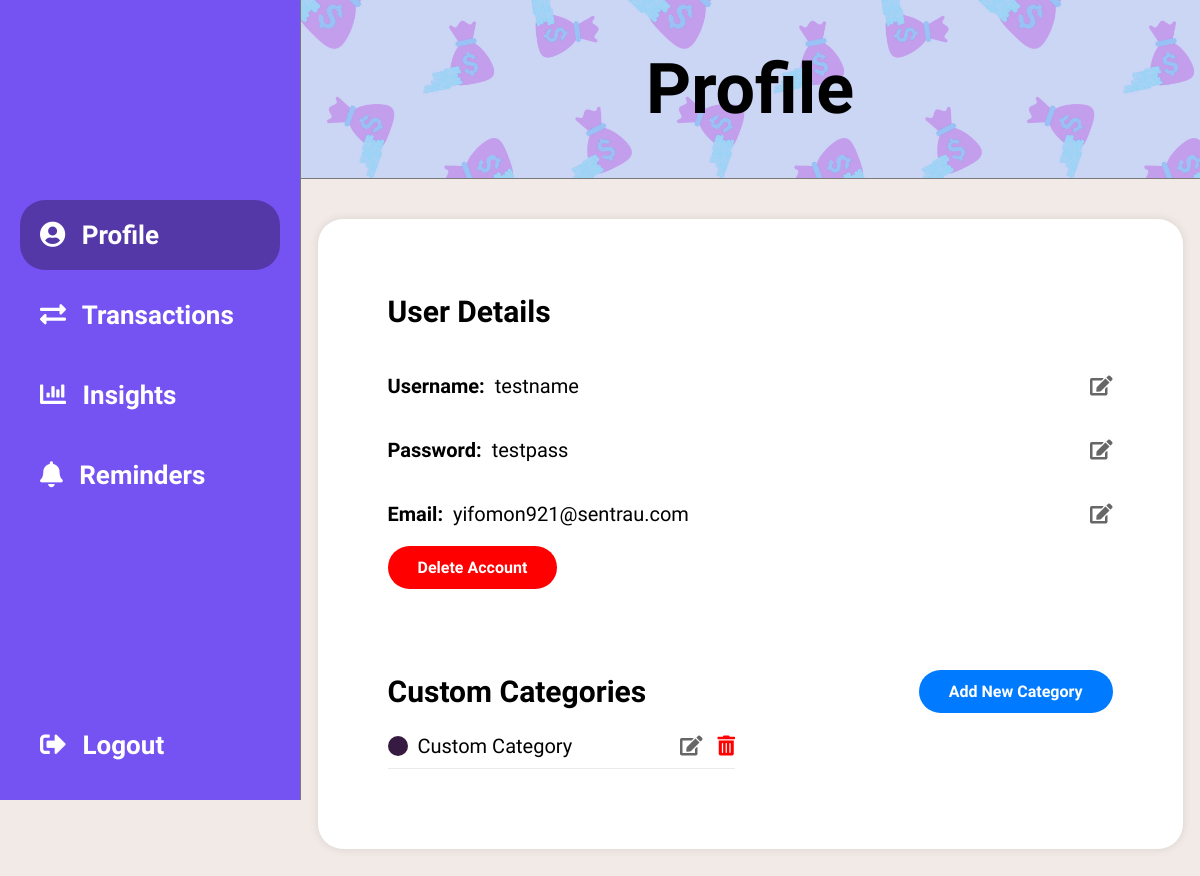
Page /profile.php (signed in) on the earlier database version.
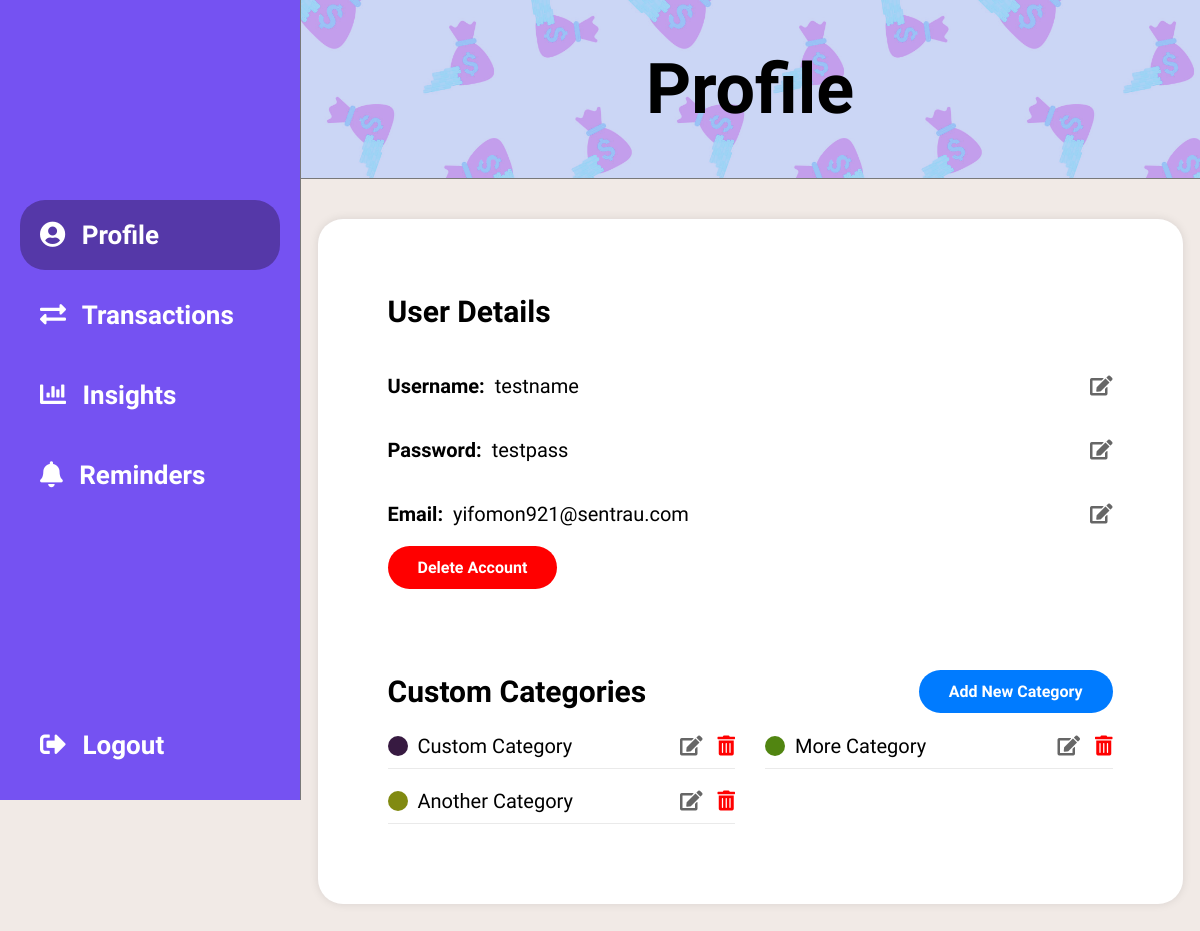
Same page on the later database version.
### tables this page shows
CREATE TABLE User (
    userID INT AUTO_INCREMENT PRIMARY KEY,
    username VARCHAR(255) NOT NULL,
    password VARCHAR(255) NOT NULL,
    emailAddress VARCHAR(255) NOT NULL
);

CREATE TABLE CustomCategory (
    customCategoryID INT AUTO_INCREMENT PRIMARY KEY,
    userID INT NOT NULL,
    title VARCHAR(255) NOT NULL,
    colour VARCHAR(255) NOT NULL,
    FOREIGN KEY (userID) REFERENCES User(userID)
);

### profile.php (the view, shortened to what this page needs)
<?php
    $dbHost = 'localhost';
    $dbUsername = 'root';
    $dbPassword = '';
    $dbName = 'agile';
    $conn = new mysqli($dbHost, $dbUsername, $dbPassword, $dbName);
    $userID = $_SESSION["userID"];
    $userQuery = "SELECT username, password, emailAddress FROM User WHERE userID = ?";
    $stmt = $conn->prepare($userQuery);
    $stmt->bind_param("i", $userID);
    $stmt->execute();
    $userResult = $stmt->get_result();
    $userData = $userResult->fetch_assoc();
    $categoriesQuery = "SELECT title, colour FROM CustomCategory WHERE userID = ?";
    $stmt = $conn->prepare($categoriesQuery);
    $stmt->bind_param("i", $userID);
    $stmt->execute();
    $categoriesResult = $stmt->get_result();
    $customCategories = $categoriesResult->fetch_all(MYSQLI_ASSOC);
    ?>
    <!DOCTYPE html>
    <html lang="en">
    <head>
        <link rel="stylesheet" href="style.css">
        <link rel="stylesheet" href="https://cdnjs.cloudflare.com/ajax/libs/font-awesome/5.15.3/css/all.min.css">
    </head>
    <body>
        <div class="sidebar">
            <div class="sidebar-content">
                <a href="profile.php" class="active"><i class="fas fa-user-circle"></i> <span>Profile</span></a>
                <a href="transactions.php"><i class="fas fa-exchange-alt"></i> <span>Transactions</span></a>
                <a href="insights.php"><i class="fas fa-chart-bar"></i> <span>Insights</span></a>
                <a href="reminders.php"><i class="fas fa-bell"></i> <span>Reminders</span></a>
            </div>
            <div class="logout-section">
                <a href="logout.php"><i class="fas fa-sign-out-alt"></i> <span>Logout</span></a>
            </div>
        </div>
        <div class="content">
            <div class="title">
                <h1>Profile</h1>
            </div>
            <div class="content-container">
                <div class="main-content">
                    <div class="user-details">
                        <h2>User Details</h2>
                        <div class="details-wrapper">
                            <p><strong>Username: </strong> <?php echo htmlspecialchars($userData['username']); ?></p>
                            <button class="icon-button"><i class="fas fa-edit"></i></button>
                        </div>
                        <div class="details-wrapper">
                            <p><strong>Password: </strong> <?php echo htmlspecialchars($userData['password']); ?></p>
                            <button class="icon-button"><i class="fas fa-edit"></i></button>
                        </div>
                        <div class="details-wrapper">
                            <p><strong>Email: </strong> <?php echo htmlspecialchars($userData['emailAddress']); ?></p>
                            <button class="icon-button"><i class="fas fa-edit"></i></button>
                        </div>
                        <button class="delete-button">Delete Account</button>
                    </div>
                    <div class="custom-categories">
                        <div class="custom-categories-header">
                            <h2>Custom Categories</h2>
                            <button>Add New Category</button>
                        </div>
                        <div class="categories-list">
                            <?php foreach ($customCategories as $category): ?>
                                <div class="category">
                                    <span class="category-color" style="background-color: <?php echo htmlspecialchars($category['colour']); ?>"></span>
                                    <?php echo htmlspecialchars($category['title']); ?>
                                    <div class="category-buttons">
                                        <button class="icon-button" id="edit-category"><i class="fas fa-edit"></i></button>
                                        <button class="icon-button" id="delete-category"><i class="fas fa-trash-alt"></i></button>
                                    </div>
                                </div>
                            <?php endforeach; ?>
                        </div>
                    </div>
                </div>
            </div>
        </div>
    </body>
    </html>

### style.css (style rules this page uses)
body { font-family: varela round, sans-serif !important; font-size: 20px; color: black; background-color: #F1EAE6; margin: 0; }
button, input { font-family: varela round, sans-serif !important; }
.title { width: 100%; background: url('backgroundNice.png') repeat center center/cover; background-size: 350px; padding: 6vh 0; text-align: center; border-bottom: 1px solid #797979; }
.title h1 { margin: 0; font-size: 70px; }
.sidebar { height: 100vh; width: 300px; position: fixed; background-color: #7552F2; overflow-x: hidden; display: flex; flex-direction: column; justify-content: space-between; border-right: 1px solid #797979; z-index: 2000; }
.sidebar-content { display: flex; flex-direction: column; justify-content: center; flex-grow: 1; }
.sidebar-content a:not(:last-child) { margin-bottom: 10px; }
.sidebar a { padding:20px; margin-left:20px; margin-right:20px; border-radius: 25px; text-decoration: none; font-size: 18px; color: white; display: block; font-size: 26px; font-weight: bold; }
.sidebar a i { margin-right: 10px; }
.sidebar-content .active { background-color: #5538A8; }
.logout-section { padding-bottom: 20px; flex-grow: 0; }
.content { margin-left: 300px; min-height: 100vh; }
.main-content { width: 85%; padding: 30px 50px; margin: 40px auto; border-radius: 25px; box-shadow: 0 0 10px rgba(0,0,0,0.1); background-color: white; position: relative; z-index: 10; }
@media screen and (max-width: 1500px) { .content { margin-left: 300px; } }

### profile.php (style rules this page uses)
.user-details, .custom-categories { background-color: #fff; border-radius: 10px; padding: 20px; margin-bottom: 20px; }
.user-details p, .custom-categories .category { display: flex; align-items: center; }
.user-details button, .custom-categories button { border: none; border-radius: 25px; padding: 12px 30px; cursor: pointer; font-size: 16px; font-weight: bold; }
.user-details button { margin-left: auto; background-color: #666; color: white; }
.custom-categories button { background-color: #007BFF; color: white; }
.delete-button { background-color: #FF0000 !important; color: white; }
.icon-button { background: none; border: none; cursor: pointer; margin-left: 10px; padding: 0 !important; background-color: rgba(0, 0, 0, 0) !important; color: #666 !important; font-size: 20px !important; }
.category-color { width: 20px; height: 20px; border-radius: 50%; display: inline-block; margin-right: 10px; }
.category { border-bottom: 1px solid #eaeaea; padding-bottom: 10px; margin-bottom: 10px; }
.user-details strong { margin-right: 10px; }
.details-wrapper { display: flex; align-items: center; }
.custom-categories-header { display: flex; align-items: center; }
.custom-categories-header button { margin-left: auto; }
.categories-list { display: grid; grid-template-columns: 1fr 1fr; gap: 10px 30px; }
.category-buttons { margin-left: auto; }
.category-buttons button { padding: 0; background-color: rgba(0, 0, 0, 0); color: #666; font-size: 20px; }
#delete-category { color: #FF0000 !important; }

Differences in the rows shown:
added customcategory: title "More Category"
added customcategory: title "Another Category"
